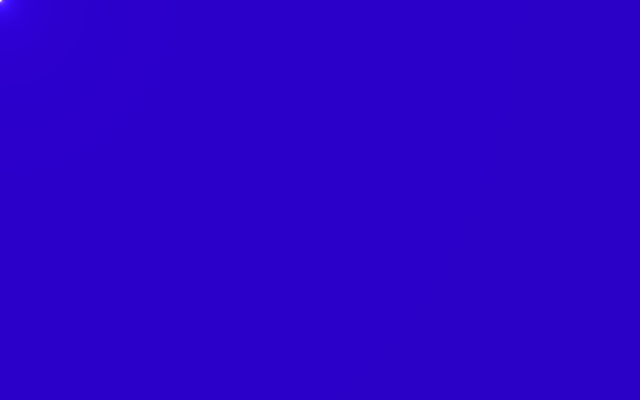
Frame 1 (no input)
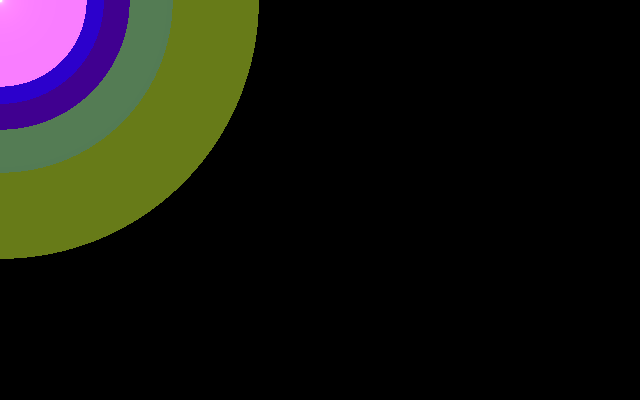
Frame 60 (the mouse pressed at the canvas centre just before this capture)
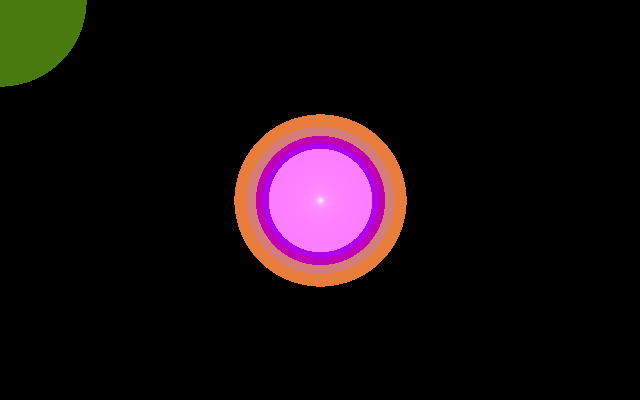
Frame 120 (the mouse held since frame 60 and released just before this capture)

The Processing sketch that drew these frames (run headless with seeded random() and noise(); from frame 60 on, the mouse is pressed at the canvas centre):

// Processing sketch: lava_walk
// ── lava_walk.pde
float d;
float red;
float green;
float blue;
PImage a;

//radius of the mouse
int rad =5;


void setup() {
  // colorMode(HSB, 200);
  size(640, 400); 
  // background(0);
  // smooth();
}

void draw() {

  loadPixels();

   //loop to go through every pixel, i=y value, j=x value
  for (int i=0; i<height; i++) {
    for (int j=0; j<width; j++) {


      //grabs pixels current color
      color c = pixels[i*width+j];

      //the actual glitch << number and & 0xff mess
      //with the binary code and completely destroy the colors
      //very fun to mess around with. dont be afraid to tweak!       
      red = c <<2 & 0xff;
      green = c << 6 & 0xaa;
      blue = c  & 0xff;

      //gets distance from mouse to pixel
      //the *.4 at the end changes the "saving" area of effect:
      //when the mouse is at rest and the colors dont change.
      //higher value = smaller area
      d = dist(mouseX, mouseY, j, i)*.3;

      //make the colors change depending on distance to mouse      
      //rad = radius of the innermost circle
      red += 50/d-rad;
      green += 50/d-rad;
      blue += 155/d-rad;

      // changes the pixel to the glitched pixel
      pixels[i*width+j]=color(red, green, blue);
      // pixels[i*width+j]=color(red, green, random(blue));
    }
  }

  updatePixels();
}
